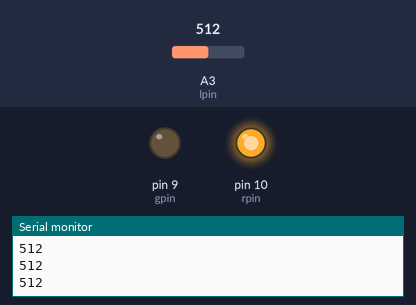
A sketch run on a simulated Arduino Uno, built with avr-gcc and run on an emulated ATmega328P. Shown: output pins drawn as LEDs (lit = HIGH), the last lines printed to the serial monitor. Inputs (shaded band) come from the test bench; at power-on: A3 (lpin) = 512.

Above: at 1.2 s.
1.3 s: A3 (lpin) set to 732
2.8 s: A3 (lpin) set to 767
At 3.7 s:
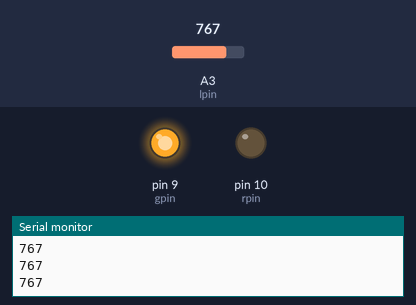
4.3 s: A3 (lpin) set to 740
At 4.8 s:
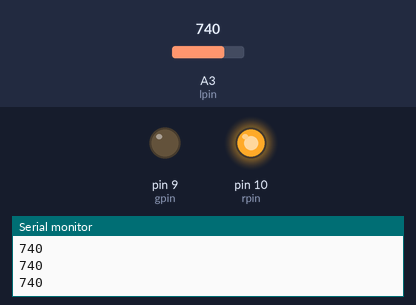
5.8 s: A3 (lpin) set to 760
At 7.2 s:
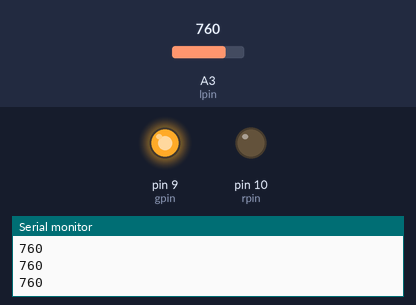
Timing chart, 0 to 8.3 s (numbered marks = the images above; inputs shaded):
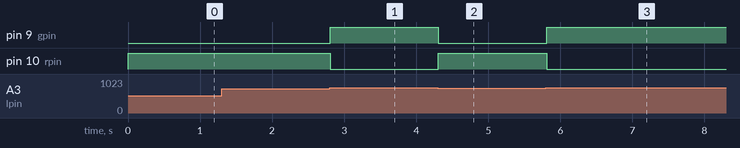

Measured:
- the behaviour switches between 750 and 751 on A3 (lpin) (found by bisection; images 0 and 1)
- after the input at 2.8 s, pin 9 (gpin): LOW → HIGH at once; pin 10 (rpin): HIGH → LOW at once
- after the input at 4.3 s, pin 9 (gpin): HIGH → LOW at once; pin 10 (rpin): LOW → HIGH at once
- after the input at 5.8 s, pin 9 (gpin): LOW → HIGH at once; pin 10 (rpin): HIGH → LOW at once

The sketch:

Photoresistor.ino
```cpp
int lpin = A3;
int rpin = 10, gpin = 9;
int val;
void setup() {
  // put your setup code here, to run once:
  pinMode(lpin,INPUT);
  Serial.begin(9600);
  pinMode(rpin,OUTPUT);
  pinMode(gpin,OUTPUT);
}

void loop() {
  // put your main code here, to run repeatedly:
  val = analogRead(lpin);
  Serial.println(val);
  if (val > 750){
    digitalWrite(gpin,HIGH);
    digitalWrite(rpin,LOW);
  }
  else{
    digitalWrite(gpin,LOW);
    digitalWrite(rpin,HIGH);
  }
}
```
